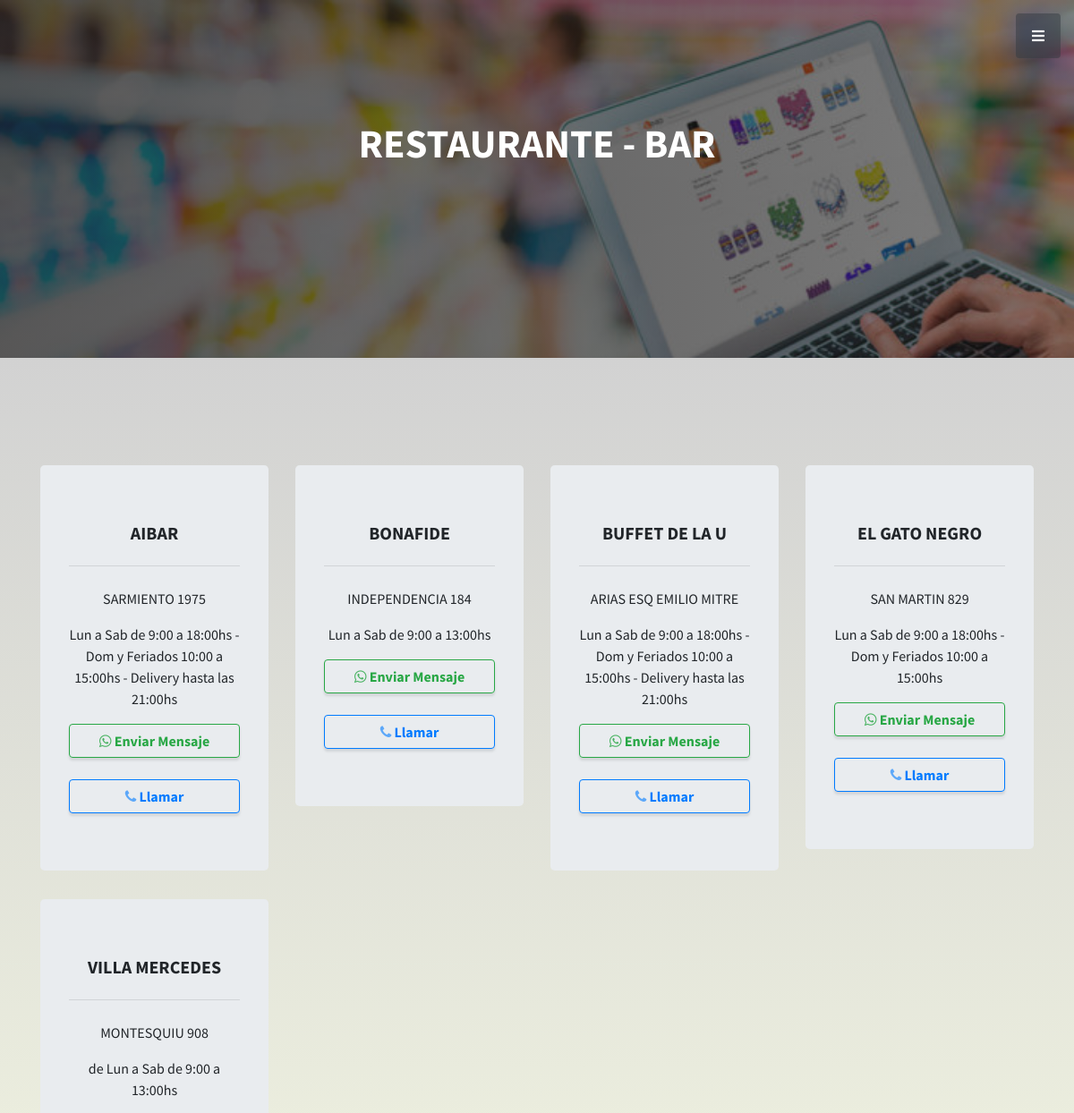
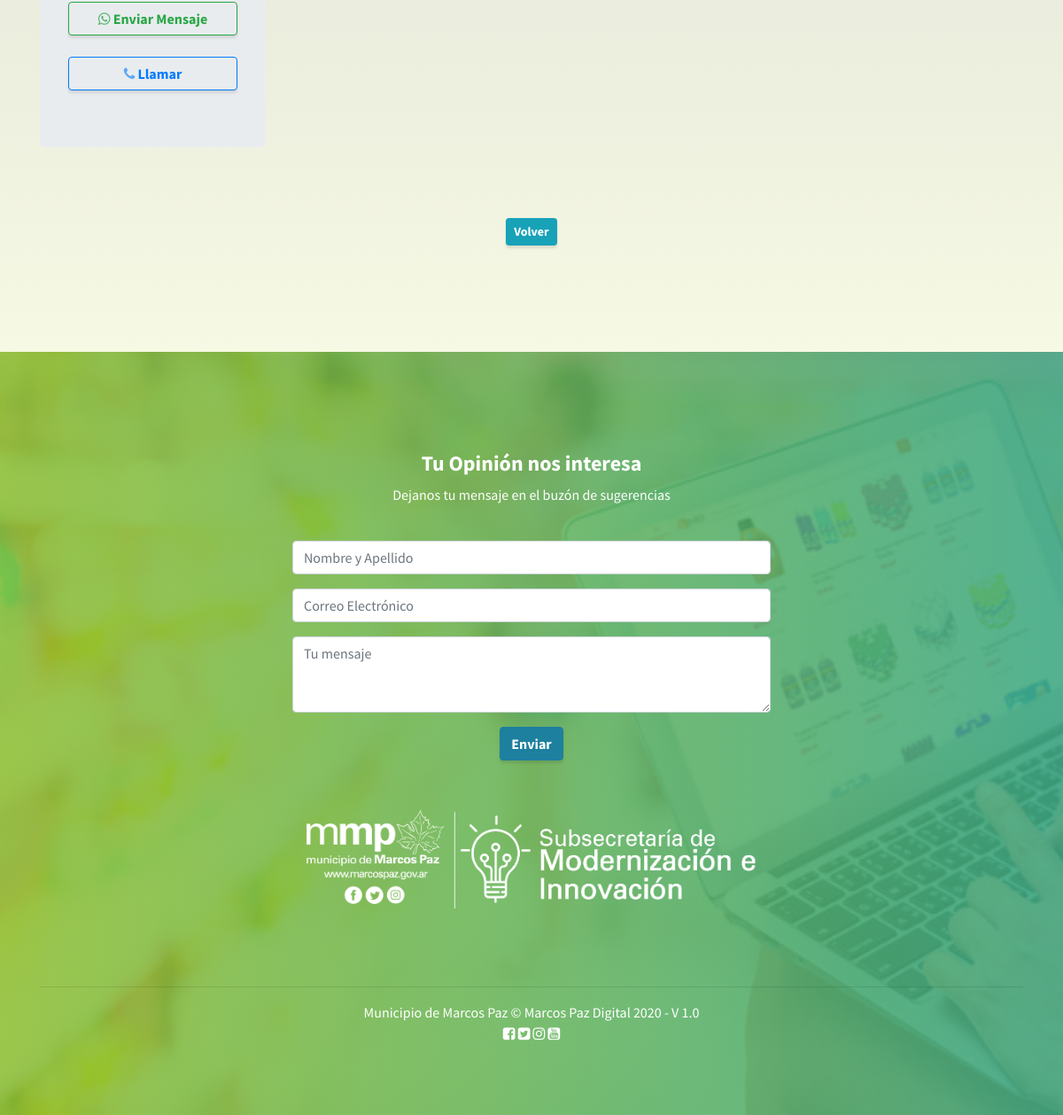
The app's page /list.php?id=49 with its own data (2 pictures, top to bottom).
### tables this page shows
CREATE TABLE `comercios_rubro` (
  `id_rubro` smallint(5) UNSIGNED NOT NULL,
  `tipo` varchar(50) DEFAULT NULL,
  `id_categoria` smallint(5) UNSIGNED NOT NULL
);

CREATE TABLE `comercios` (
  `id_comercio` mediumint(5) UNSIGNED NOT NULL,
  `id_rubro` smallint(5) UNSIGNED NOT NULL,
  `titular` varchar(150) NOT NULL,
  `dni` int(11) DEFAULT NULL,
  `nombre_fantasia` varchar(100) DEFAULT NULL,
  `direccion` varchar(60) DEFAULT NULL,
  `barrio` varchar(255) DEFAULT NULL,
  `whatsapp` varchar(20) DEFAULT NULL,
  `tel_linea` varchar(20) DEFAULT NULL,
  `email` varchar(75) DEFAULT NULL,
  `web` varchar(110) DEFAULT NULL,
  `horario` varchar(180) DEFAULT NULL,
  `activo` enum('S','N') DEFAULT NULL,
  `usuario` varchar(15) DEFAULT NULL
);

### list.php (the view, shortened to what this page needs)
<!DOCTYPE html>
<html lang="en">
<?php include("layout/head.php"); ?>
<body id="page-top">
  <a class="menu-toggle rounded" href="#">
    <i class="fas fa-bars"></i>
  </a>
    <div class="row-fluid titulo">
      <?php
      include("config/conexion.php");
      $id = $_GET['id'];
      $consulta_categoria=mysqli_query($con,"select tipo from comercios_rubro where id_rubro ='$id'");
      $valor=mysqli_fetch_array($consulta_categoria);
      ?>
      <h2 class="mb-5 title" style="text-transform: uppercase;"><?php echo utf8_encode($valor['tipo']);?></h2>
    </div>
  <section class="content-section bg-lightgrey text-center" id="services">
    <div class="container">
      <div class="row">
        <?php
        $consulta=mysqli_query($con,"select * from comercios where id_rubro ='$id' order by nombre_fantasia");
        while($campo=mysqli_fetch_array($consulta)){
        ?>
        <div class="col-lg-3 col-md-6 mb-5 mb-lg-0">
          <div class="jumbotron">
            <h5 style="text-transform: uppercase;"><?php echo utf8_encode($campo['nombre_fantasia']);?></h5>
            <hr class="my-4">
            <p style="text-transform: uppercase;"><?php echo utf8_encode($campo['direccion']);?></p>
            <p><?php echo utf8_encode($campo['horario']);?></p>
            <a class="btn btn-outline-success btn-xs btn-block"
            href="https://wa.me/54<?php echo utf8_encode($campo['whatsapp']);?>?text=Hola%20te%20contacto%20a%20través%20de%20compro%20en%20mi%20pueblo"
            role="button"><i class="fa fa-whatsapp"></i> Enviar Mensaje </a>
            <br>
            <a class="btn btn-outline-primary btn-xs btn-block" href="tel:0220<?php echo utf8_encode($campo['tel_linea']);?>" role="button"><i class="fa fa-phone"></i> Llamar </a>
          </div>
        </div>
        <?php
          }
        ?>
    </div>
    <div class="row">
        <div class="offset-md-3 col-md-6">
          <br><br>
          <a href="index.php#services" class="btn btn-info btn-sm"> Volver </a>
          <br>
        </div>
    </div>
  </section>
  <?php include("layout/footer.php");?>
</body>
</html>

### layout/head.php (shortened to what this page needs)
<head>
  <link href="assets/vendor/bootstrap/css/bootstrap.min.css" rel="stylesheet">
  <link href="assets/vendor/fontawesome-free/css/all.min.css" rel="stylesheet" type="text/css">
  <link href="assets/css/stylish-portfolio.css" rel="stylesheet">
  <link href="https://stackpath.bootstrapcdn.com/font-awesome/4.7.0/css/font-awesome.min.css" rel="stylesheet">
</head>

### layout/footer.php
<footer class="footer mastheads d-flex bg-darkgreen text-center">
  <div class="container">
    <div class="row p2">
      <div class="offset-md-3 col-md-6">
        <h4 class="text-white">Tu Opinión nos interesa</h4>
        <p class="text-white">Dejanos tu mensaje en el buzón de sugerencias</p>
        <br>
        <form>
          <div class="form-group">
            <input type="email" class="form-control" id="exampleFormControlInput1" placeholder="Nombre y Apellido">
          </div>
          <div class="form-group">
            <input type="email" class="form-control" id="exampleFormControlInput1" placeholder="Correo Electrónico">
          </div>
          <div class="form-group">
            <textarea class="form-control" id="exampleFormControlTextarea1" rows="3" placeholder="Tu mensaje"></textarea>
          </div>
          <div class="form-group">
            <button class="btn btn-md btn-primary">Enviar</button>
          </div>
        </form>
      </div>
      <div class="offset-md-3 col-md-6">
        <br>
        <a href="https://www.facebook.com/modernizacionmmp"><img src="assets/img/modernizacion6.png" width="100%" class="p1"></a>
        <br>
        <br>
      </div>
    </div>
    <hr>
    <div class="row">
      <div class="col-md-12">
        <p class="text-white mb-0">Municipio de Marcos Paz &copy; Marcos Paz Digital 2020 - V 1.0</p>
      </div>
      <div class="col-md-12">
        <a href=""><i class="fa fa-facebook-square"></i></a>
        <a href=""><i class="fa fa-twitter-square"></i></a>
        <a href=""><i class="fa fa-instagram"></i></a>
        <a href=""><i class="fa fa-youtube-square"></i></a>
      </div>
    </div>
  </div>
</footer>

### assets/css/stylish-portfolio.css (style rules this page uses)
body, html { width: 100%; height: 100%; }
body { font-family: 'Source Sans Pro'; }
.content-section { padding-top: 7.5rem; padding-bottom: 7.5rem; }
h1, h2, h3, h4, h5, h6 { font-weight: 700; }
.title { font-size: 2.8rem; color: #ffffff; padding-top: 3em; text-align: center; }
.menu-toggle { position: fixed; right: 15px; top: 15px; width: 50px; height: 50px; text-align: center; color: #fff; background: rgba(52, 58, 64, 0.5); line-height: 50px; z-index: 999; }
footer.footer { padding-top: 5rem; padding-bottom: 5rem; }
a { color: #1D809F; }
.btn-primary { background-color: #1D809F !important; border-color: #1D809F !important; color: #fff !important; }
.btn { box-shadow: 0px 3px 3px 0px rgba(0, 0, 0, 0.1); font-weight: 700; }
.text-white { color: #FFFFFF !important; }
.bg-lightgrey { background: #A1FFCE; background: -webkit-linear-gradient(to top, #FAFFD1, #A1FFCE); background: linear-gradient(to top, #FAFFD1, #A1FFCE); }
.bg-darkgreen { background-color: #3a6b39; }
.bg-lightgrey { background: #A1FFCE; background: -webkit-linear-gradient(to top, #FAFFD1, #A1FFCE); background: linear-gradient(to top, #f6f9e3, #d2d2d2); }
.p1 { padding: 1em; }
.p2 { padding-top: 2em; padding-bottom: 2em; }
.fa { display: inline-block; font: normal normal normal 14px/1 FontAwesome; font-size: inherit; text-rendering: auto; -webkit-font-smoothing: antialiased; -moz-osx-font-smoothing: grayscale; color: white; font-size: 30px; }
.fa { display: inline-block; font: normal normal normal 14px/1 FontAwesome; font-size: inherit; text-rendering: auto; -webkit-font-smoothing: antialiased; -moz-osx-font-smoothing: grayscale; font-size: x-large; }
.mastheads { min-height: 45rem; position: relative; display: table; width: 100%; height: auto; padding-top: 8rem; padding-bottom: 8rem; background: linear-gradient(90deg, rgba(139, 189, 45, 0.85) 0%, rgba(61, 169, 131, 0.87) 100%), url(../img/bg-masthead.jpg); background-position: center center; background-repeat: no-repeat; background-size: cover; }
.fa-whatsapp { color: #4cb464; }
.fa-phone { color: #5da8f9; }
.titulo { background: linear-gradient(90deg, rgba(29, 28, 28, 0.74) 0%, rgba(21, 21, 21, 0.52) 100%), url(../img/bg-masthead.jpg); background-size: cover; height: 400px; }

### records on screen
comercios_rubro: tipo "RESTAURANTE - BAR"
comercios: nombre_fantasia "AIBAR", direccion "SARMIENTO 1975", horario "Lun a Sab de 9:00 a 18:00hs - Dom y Feriados 10:00 a 15:00hs - Delivery hasta las 21:00hs"
comercios: nombre_fantasia "BONAFIDE", direccion "INDEPENDENCIA 184", horario "Lun a Sab de 9:00 a 13:00hs"
comercios: nombre_fantasia "BUFFET DE LA U", direccion "ARIAS ESQ EMILIO MITRE", horario "Lun a Sab de 9:00 a 18:00hs - Dom y Feriados 10:00 a 15:00hs - Delivery hasta las 21:00hs"
comercios: nombre_fantasia "EL GATO NEGRO", direccion "SAN MARTIN 829", horario "Lun a Sab de 9:00 a 18:00hs - Dom y Feriados 10:00 a 15:00hs"
comercios: nombre_fantasia "VILLA MERCEDES", direccion "MONTESQUIU 908", horario "de Lun a Sab de 9:00 a 13:00hs"
